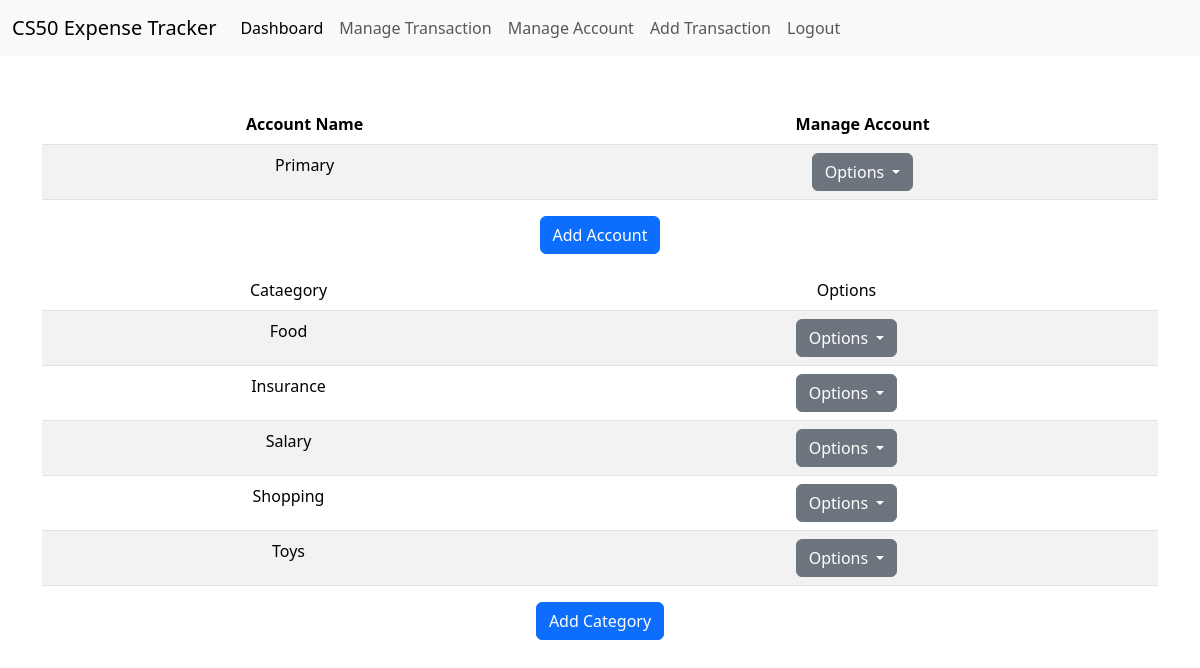
/manage_accounts (signed in), run on an earlier commit of the app's database.
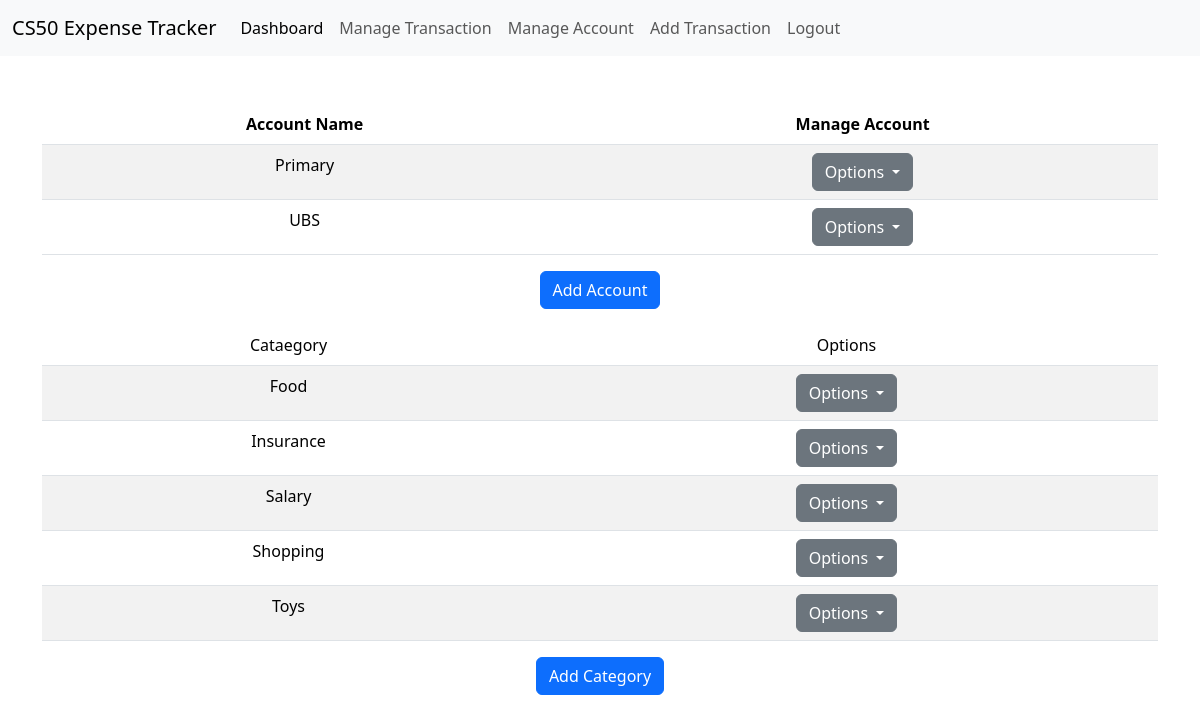
And on a later commit of the database.
### tables this page shows
CREATE TABLE accounts (
    id INTEGER PRIMARY KEY AUTOINCREMENT NOT NULL, 
    user_id INTEGER NOT NULL,
    account_name TEXT NOT NULL,
    balance_cents INTEGER NOT NULL DEFAULT 0,
    UNIQUE (user_id, account_name),
    FOREIGN KEY (user_id) REFERENCES users(id) ON DELETE CASCADE
);

CREATE TABLE categories (
    id INTEGER PRIMARY KEY AUTOINCREMENT NOT NULL,
    user_id INTEGER NOT NULL,
    name TEXT NOT NULL,
    UNIQUE(user_id, name),
    FOREIGN KEY (user_id) REFERENCES users(id) ON DELETE CASCADE
);

### app.py (the view)
@app.route("/manage_accounts", methods = ["GET", "POST"])
def manage_accounts():
    if (request.method == "GET"):
        accounts = getAccounts()
        categories = getCats()
        return render_template("/manage_accounts.html", accounts=accounts, categories=categories)

### app.py (called while the page is built)
@app.after_request
def after_request(response):
    response.headers["Cache-Control"] = "no-cache, no-store, must-revalidate"
    response.headers["Expires"] = 0
    response.headers["Pragma"] = "no-cache"
    return response

### helpers.py (called while the page is built)
def conDbDict(db = "final.db"):
        con = sqlite3.connect(db)
        con.row_factory = sqlite3.Row
        con.execute("PRAGMA foreign_keys = ON")
        return con

def getAccounts():
     con = conDbDict()
     cur = con.cursor()
     user = getUser()
     accounts = cur.execute("SELECT account_name, balance_cents, id FROM accounts WHERE user_id = ?", (user["id"],)).fetchall()
     con.close()
     return accounts

def getCats():
     con = conDbDict()
     cur = con.cursor()
     user = getUser()
     categories = cur.execute("SELECT name, id FROM categories WHERE user_id = ?", (user["id"],)).fetchall()
     con.close()
     return categories

def getUser():
    con = conDbDict()
    cur = con.cursor()
    user = cur.execute("SELECT id, username FROM users WHERE id = ?", (session["user_id"],)).fetchone()
    con.close()
    return user

### templates/manage_accounts.html (shortened to what this page needs)
{% extends "layout.html" %}
{% block main %}
    <table class="table table-striped" id="accounts-table">
        <thead>
            <tr>
                <th>Account Name</th>
                <th>Manage Account</th>
            </tr>
        </thead>
        <tbody>
            {% for account in accounts %}
                <tr id="row-{{ account.id }}">
                    <td>
                        <span id="view-acc-{{ account.id }}">
                            {{ account.account_name }}
                        </span>
                    </td>
                    <td>
                        <div class="dropdown">
                            <button aria-expanded="false"
                                    class="btn btn-secondary dropdown-toggle"
                                    data-bs-toggle="dropdown"
                                    id="drop-btn-{{ account.id }}"
                                    name="drop-btn"
                                    type="button" >
                                    Options
                            </button>
                        </div>
                    </td>
                </tr>
            {% endfor %}
        </tbody>
    </table>
    <p class="d-inline-flex gap-1">
        <button class="btn btn-primary" type="button" data-bs-toggle="collapse" data-bs-target="#multiCollapseExample2" aria-expanded="false" aria-controls="multiCollapseExample2">
            Add Account
        </button>
    </p>
    <table class="table table-striped" id="categories-table">
        <thead>
            <tr>
                <td>Cataegory</td>
                <td>Options</td>
            </tr>
        </thead>
        <tbody>
            {% for cat in categories %}
                <tr>
                    <td>
                        <span id="view-cat-{{ cat.id }}">
                            {{ cat.name }}
                        </span>
                    </td>
                    <td>
                        <div class="dropdown">
                            <button aria-expanded="false"
                                    class="btn btn-secondary dropdown-toggle"
                                    data-bs-toggle="dropdown"
                                    id="drop-btn-{{ cat.id }}"
                                    name="drop-btn"
                                    type="button" >
                                Options
                            </button>
                        </div>
                    </td>
                </tr>
            {% endfor %}
        </tbody>
    </table>
    <p class="d-inline-flex gap-1">
        <button class="btn btn-primary" type="button" data-bs-toggle="collapse" data-bs-target="#multiCollapseExample1" aria-expanded="false" aria-controls="multiCollapseExample1">
            Add Category
        </button>
    </p>
{% endblock %}

### templates/layout.html (shortened to what this page needs)
<!doctype html>
<html lang="en">
  <head>
    <link href="https://cdn.jsdelivr.net/npm/bootstrap@5.3.8/dist/css/bootstrap.min.css" rel="stylesheet">
  </head>
  <body>
    <nav class="navbar navbar-expand-lg bg-body-tertiary">
        <div class="container-fluid">
            <a class="navbar-brand" href="/">CS50 Expense Tracker</a>
            <div class="collapse navbar-collapse" id="navbarNav">
              {% if session["user_id"] %}
                <ul class="navbar-nav">
                    <li class="nav-item">
                      <a class="nav-link active" aria-current="page" href="/">Dashboard</a>
                    </li>
                    <li class="nav-item">
                    <a class="nav-link" href="/manage_transactions">Manage Transaction</a>
                    </li>
                    <li class="nav-item">
                    <a class="nav-link" href="/manage_accounts">Manage Account</a>
                    </li>
                    <li class="nav-item">
                    <a class="nav-link" href="/add_transaction">Add Transaction</a>
                    </li>
                </ul>
                <ul class="navbar-nav">
                  <li class="nav-item">
                      <a class="nav-link" href="/logout">Logout</a>
                  </li>
                </ul>
              {% endif %}
            </div>
        </div>
    </nav>
    <main class="container py-5 text-center">
      {% block main %}{% endblock %}
    </main>
  </body>
</html>

What changed in the data, as far as the page shows it:
added accounts: account_name "UBS"
